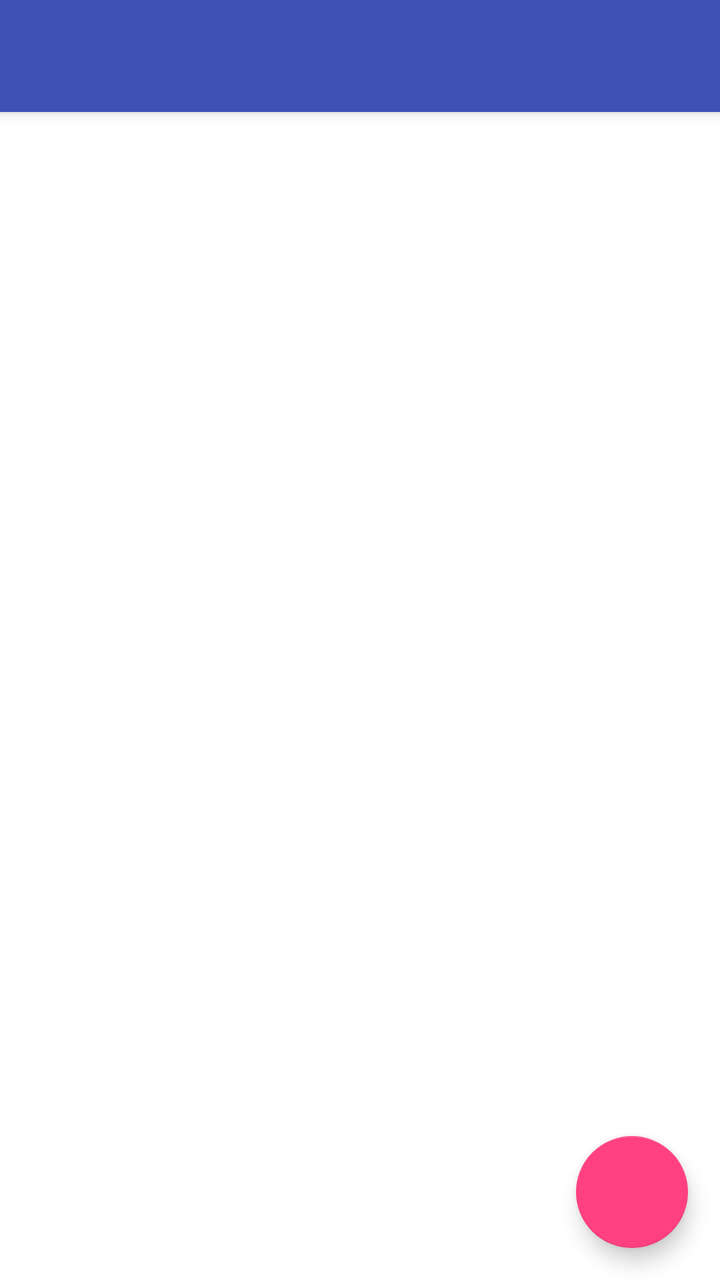
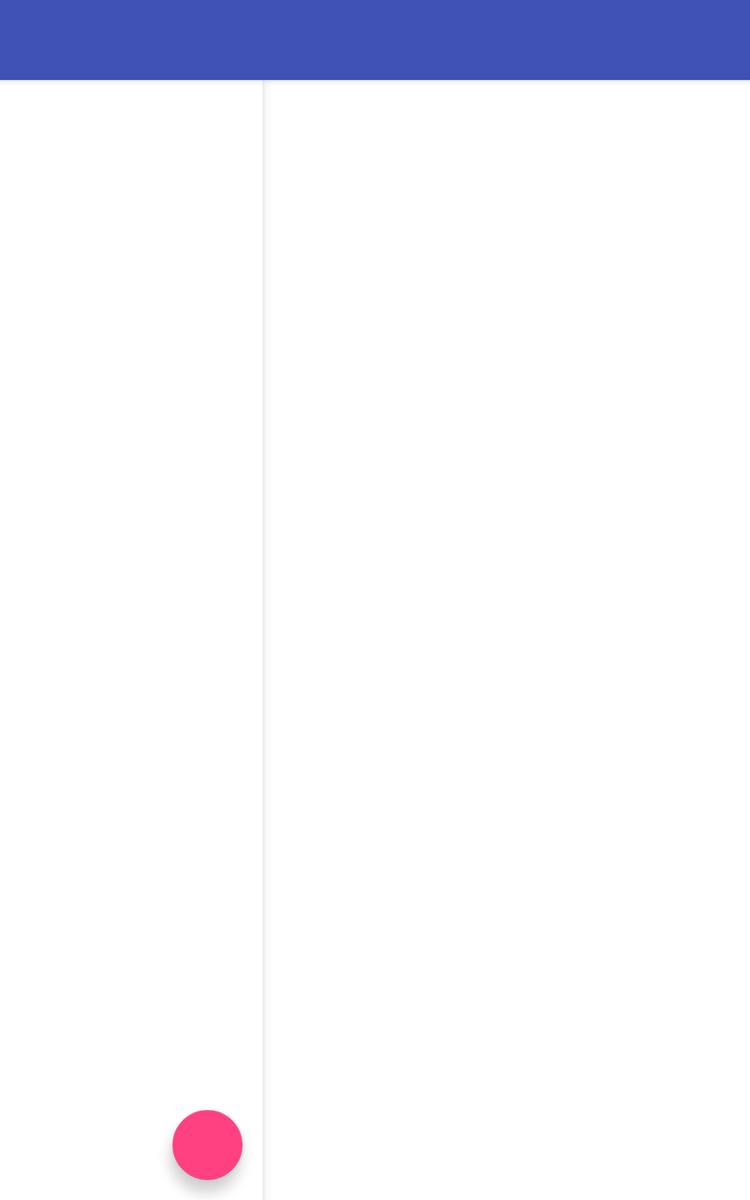

One screen, two layout resources from the same app: the default and the repository's alternative for another configuration. Each is rendered where Android would select it; the XML of both is given below.
<!-- AndroidManifest.xml: activity theme AppTheme.NoActionBar -->
<!-- res/layout/activity_main.xml -->
<?xml version="1.0" encoding="utf-8"?>
<android.support.design.widget.CoordinatorLayout xmlns:android="http://schemas.android.com/apk/res/android"
    xmlns:app="http://schemas.android.com/apk/res-auto"
    xmlns:tools="http://schemas.android.com/tools"
    android:layout_width="match_parent"
    android:layout_height="match_parent"
    android:fitsSystemWindows="true"
    tools:context="com.vividprojects.protoplanner.MainActivity">

    <android.support.design.widget.AppBarLayout
        android:layout_width="match_parent"
        android:layout_height="wrap_content"
        android:theme="@style/AppTheme.AppBarOverlay"
        android:id="@+id/AppBar">

        <android.support.v7.widget.Toolbar
            android:id="@+id/toolbar"
            android:layout_width="match_parent"
            android:layout_height="?attr/actionBarSize"
            android:background="?attr/colorPrimary"
            app:popupTheme="@style/AppTheme.PopupOverlay" />

    </android.support.design.widget.AppBarLayout>

    <android.support.v4.widget.NestedScrollView
        xmlns:app="http://schemas.android.com/apk/res-auto"
        android:id="@+id/nested_scroll"
        android:layout_width="match_parent"
        android:layout_height="match_parent"
        app:layout_behavior="@string/appbar_scrolling_view_behavior">

        <FrameLayout
            android:id="@+id/lists_container"
            android:layout_width="match_parent"
            android:layout_height="wrap_content">
        </FrameLayout>
    </android.support.v4.widget.NestedScrollView>

    <android.support.design.widget.FloatingActionButton
        android:id="@+id/fab"
        android:layout_width="wrap_content"
        android:layout_height="wrap_content"
        android:layout_gravity="bottom|end"
        android:layout_margin="@dimen/fab_margin"
        app:srcCompat="@drawable/ic_add_white_24dp" />

</android.support.design.widget.CoordinatorLayout>
<!-- resources referenced by this layout -->
<resources>
  <dimen name="fab_margin">16dp</dimen>
  <style name="AppTheme.AppBarOverlay" parent="ThemeOverlay.AppCompat.Dark.ActionBar">
  
      </style>
  <style name="AppTheme.PopupOverlay" parent="ThemeOverlay.AppCompat.Light">
  
      </style>
  <style name="AppTheme.NoActionBar">
          <item name="windowActionBar">false</item>
          <item name="windowNoTitle">true</item>
      </style>
</resources>
<!-- res/layout-sw600dp-v21/activity_main.xml (the repository's variant of the layout above) -->
<!-- drawn on a 7-inch tablet held upright -->
<?xml version="1.0" encoding="utf-8"?>
<android.support.design.widget.CoordinatorLayout
    xmlns:android="http://schemas.android.com/apk/res/android"
    xmlns:app="http://schemas.android.com/apk/res-auto"
    xmlns:tools="http://schemas.android.com/tools"
    android:layout_width="match_parent"
    android:layout_height="match_parent"
    tools:context="com.vividprojects.protoplanner.MainActivity">

    <android.support.design.widget.AppBarLayout
        android:layout_width="match_parent"
        android:layout_height="wrap_content"
        android:theme="@style/AppTheme.AppBarOverlay"
        android:id="@+id/AppBar">
        <LinearLayout
            android:id="@+id/toolbarHolder"
            android:layout_width="match_parent"
            android:layout_height="wrap_content"
            android:orientation="horizontal"
            android:visibility="visible">

            <android.support.v7.widget.Toolbar
                android:id="@+id/toolbar1"
                android:layout_width="0dp"
                android:layout_height="?attr/actionBarSize"
                android:layout_weight="35"
                android:background="?attr/colorPrimary"
                app:popupTheme="@style/AppTheme.PopupOverlay" />

            <android.support.v7.widget.Toolbar
                android:id="@+id/toolbar2"
                android:layout_width="0dp"
                android:layout_height="?attr/actionBarSize"
                android:layout_weight="65"
                android:background="?attr/colorPrimary"
                app:popupTheme="@style/AppTheme.PopupOverlay" />

        </LinearLayout>

    </android.support.design.widget.AppBarLayout>

    <android.support.constraint.ConstraintLayout
        android:layout_width="match_parent"
        android:layout_height="match_parent"
        app:layout_behavior="@string/appbar_scrolling_view_behavior">

        <android.support.constraint.Guideline
            android:id="@+id/guideline"
            android:layout_width="wrap_content"
            android:layout_height="wrap_content"
            android:orientation="vertical"
            app:layout_constraintGuide_percent="0.35" />

        <FrameLayout
            android:layout_width="8dp"
            android:layout_height="match_parent"
            android:id="@+id/space"
            app:layout_constraintStart_toStartOf="@id/guideline">
        </FrameLayout>

        <FrameLayout
            android:id="@+id/item_container"
            android:layout_width="0dp"
            android:layout_height="0dp"
            app:layout_constraintTop_toTopOf="parent"
            app:layout_constraintBottom_toBottomOf="parent"
            app:layout_constraintStart_toEndOf="@id/guideline"
            app:layout_constraintEnd_toEndOf="parent">
        </FrameLayout>

        <android.support.design.widget.CoordinatorLayout
            android:layout_width="0dp"
            android:layout_height="0dp"
            android:paddingEnd="8dp"
            android:clipToPadding="false"
            app:layout_constraintTop_toTopOf="parent"
            app:layout_constraintBottom_toBottomOf="parent"
            app:layout_constraintStart_toStartOf="parent"
            app:layout_constraintEnd_toEndOf="@id/space">
            <android.support.v7.widget.CardView
                xmlns:card_view="http://schemas.android.com/apk/res-auto"
                xmlns:android="http://schemas.android.com/apk/res/android"
                android:layout_width="match_parent"
                android:layout_height="match_parent"
                card_view:cardCornerRadius="0dp"
                card_view:cardElevation="8dp"
                android:background="@color/white">
                <FrameLayout
                    android:id="@+id/lists_container"
                    android:layout_width="match_parent"
                    android:layout_height="match_parent">
                </FrameLayout>
                <android.support.design.widget.FloatingActionButton
                    android:id="@+id/fab"
                    android:layout_width="wrap_content"
                    android:layout_height="wrap_content"
                    android:layout_gravity="bottom|end"
                    android:layout_margin="@dimen/fab_margin"
                    app:srcCompat="@drawable/ic_add_white_24dp" />
            </android.support.v7.widget.CardView>

        </android.support.design.widget.CoordinatorLayout>

    </android.support.constraint.ConstraintLayout>


</android.support.design.widget.CoordinatorLayout>
<!-- resources referenced by the variant -->
<!-- as a 7-inch tablet held upright resolves them -->
<resources>
  <color name="white">#ffffffff</color>
  <dimen name="fab_margin">16dp</dimen>
  <style name="AppTheme.AppBarOverlay" parent="ThemeOverlay.AppCompat.Dark.ActionBar">
  
      </style>
  <style name="AppTheme.PopupOverlay" parent="ThemeOverlay.AppCompat.Light">
  
      </style>
  <style name="AppTheme.NoActionBar">
          <item name="windowActionBar">false</item>
          <item name="windowNoTitle">true</item>
      </style>
</resources>
